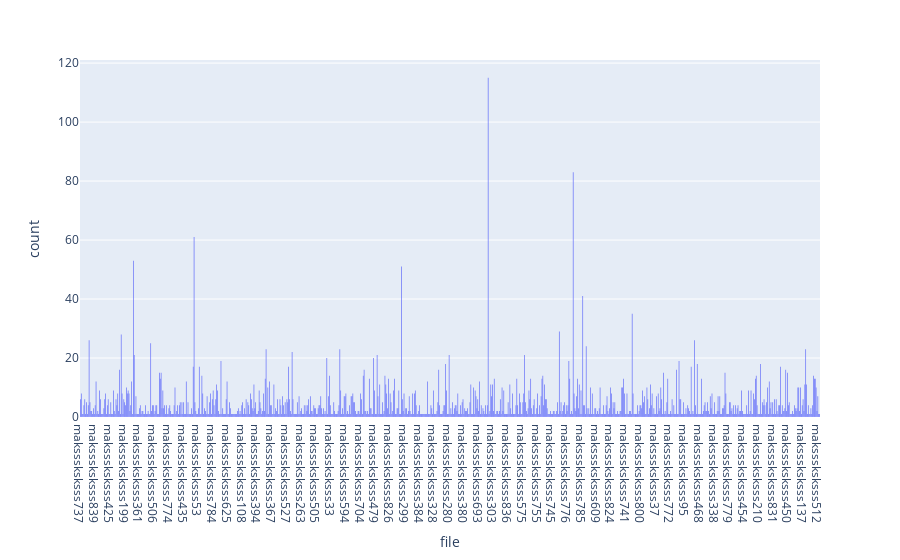

This figure's notebook cell:
### Markdown cell above
Распределение лиц по файлам

### Code cell
fig = px.histogram(df, x="file")
fig.show()

### Figure 1 — Plotly figure (JSON) as saved in the notebook; plotly's stock layout.template omitted (floating-point values rounded to 4 significant figures; data arrays with more than 128 entries replaced by an {"elided": "..."} marker saying what was removed)
{"data": [{"alignmentgroup": "True", "bingroup": "x", "hovertemplate": "file=%{x}<br>count=%{y}<extra></extra>", "legendgroup": "", "marker": {"color": "#636efa", "pattern": {"shape": ""}}, "name": "", "offsetgroup": "", "orientation": "v", "showlegend": false, "type": "histogram", "x": {"elided": "4072 str values"}, "xaxis": "x", "yaxis": "y"}], "layout": {"barmode": "relative", "legend": {"tracegroupgap": 0}, "margin": {"t": 60}, "xaxis": {"anchor": "y", "domain": [0, 1], "title": {"text": "file"}}, "yaxis": {"anchor": "x", "domain": [0, 1], "title": {"text": "count"}}}}
